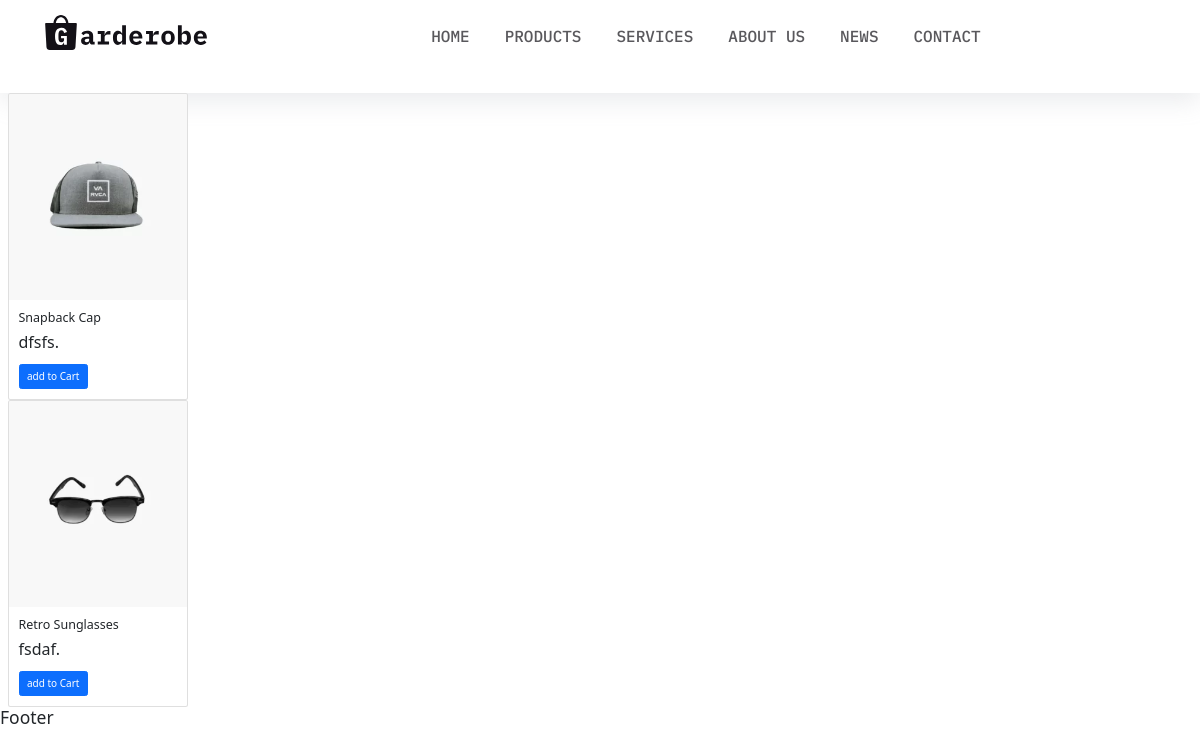
/category/accessories/, run on the app's committed database.
### Estore/models.py (models this page shows, shortened)
class ProductModel(models.Model):
    title=models.CharField(max_length=200,unique=True)
    slug=models.SlugField(max_length=200,blank=True)
    content=models.TextField()
    productImage=models.ImageField(upload_to="productImage",null=True,blank=True)
    category=models.ForeignKey(CategoryModel,on_delete=models.CASCADE,related_name="productCategories")
    price = models.DecimalField(
        max_digits=10,
        decimal_places=2,
        default=0.00
    )
    created=models.DateTimeField(auto_now_add=True)
    updated=models.DateTimeField(auto_now=True)
    class Meta:
        verbose_name = "product"
        verbose_name_plural = "Products"
    def get_absolute_url(self):
        return reverse("productDetails", kwargs={"slug": self.slug})

### Estore/views.py (the view)
# urls.py: path('category/<slug:slug>/',views.ProductCategoryView,name="productCategories")
def ProductCategoryView(request,slug):
    category=CategoryModel.objects.get(slug=slug)
    productcat=ProductModel.objects.filter(category=category)
    return render(request,"product/prodctCategoryList.html",context={'productcatgorieslist':productcat})

### CategoryApp/categories.py (called while the page is built)
def CategoryList(request):
    return {'categories':CategoryModel.objects.all()}

### Estore/templates/product/prodctCategoryList.html
{% extends "base.html" %}
{% block EstoreContainer %}
{% for productcat in  productcatgorieslist %}
<div class="card" style="width: 18rem;">
  <a href="{{productcat.get_absolute_url}}"><img src="{{productcat.productImage.url}}" class="card-img-top" alt="..."></a>
  <div class="card-body">
    <h5 class="card-title">{{productcat.title}}</h5>
    <p class="card-text">{{productcat.content}}.</p>
    <a href="#" class="btn btn-primary">add to Cart</a>
  </div>
</div>
{% endfor %}
{% endblock EstoreContainer %}

### static/css/home.css (style rules this page uses)
:root p { font-size: 16px !important; }

### data on the page
ProductModel: productImage (picture), title "Snapback Cap", content "dfsfs"
ProductModel: productImage (picture), title "Retro Sunglasses", content "fsdaf"
